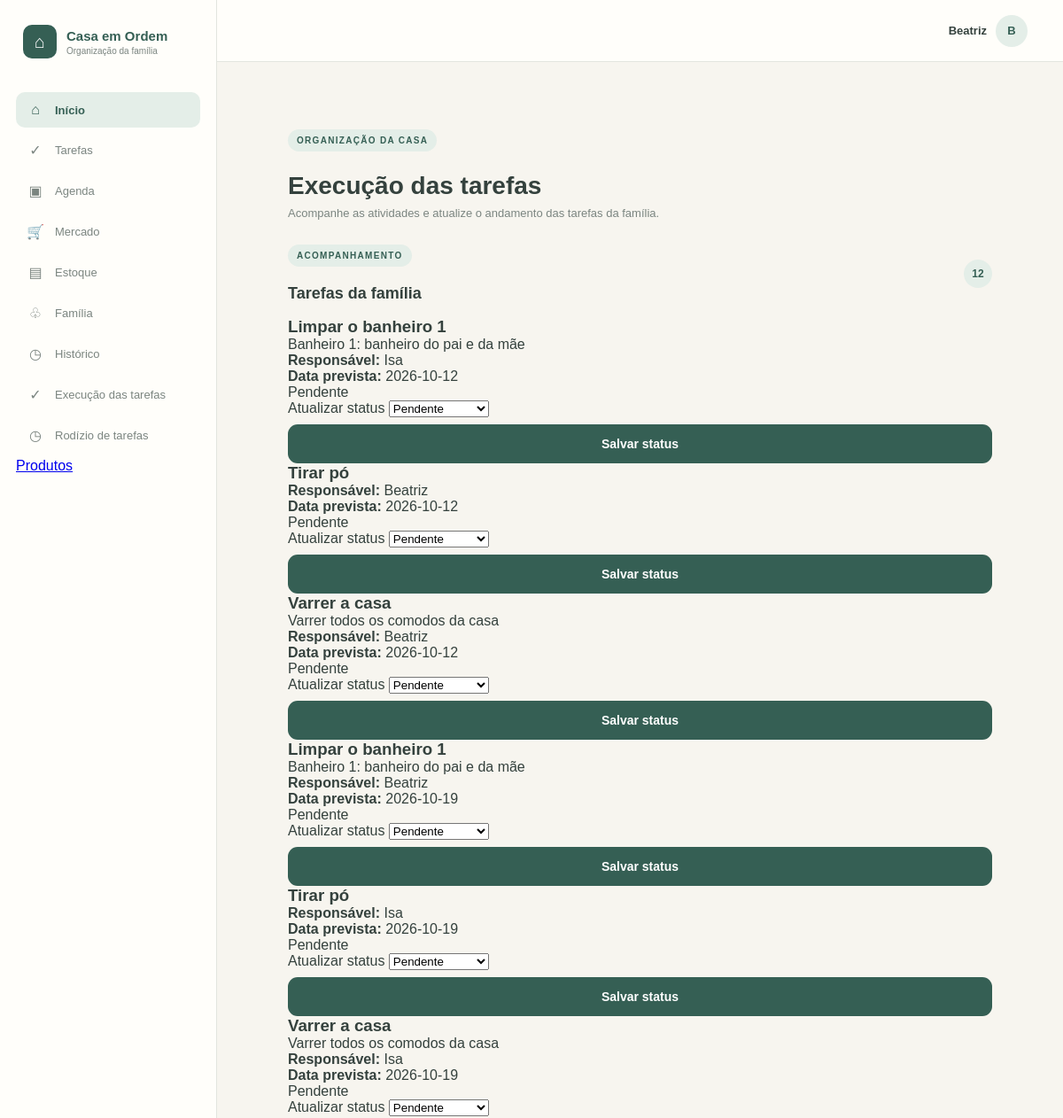
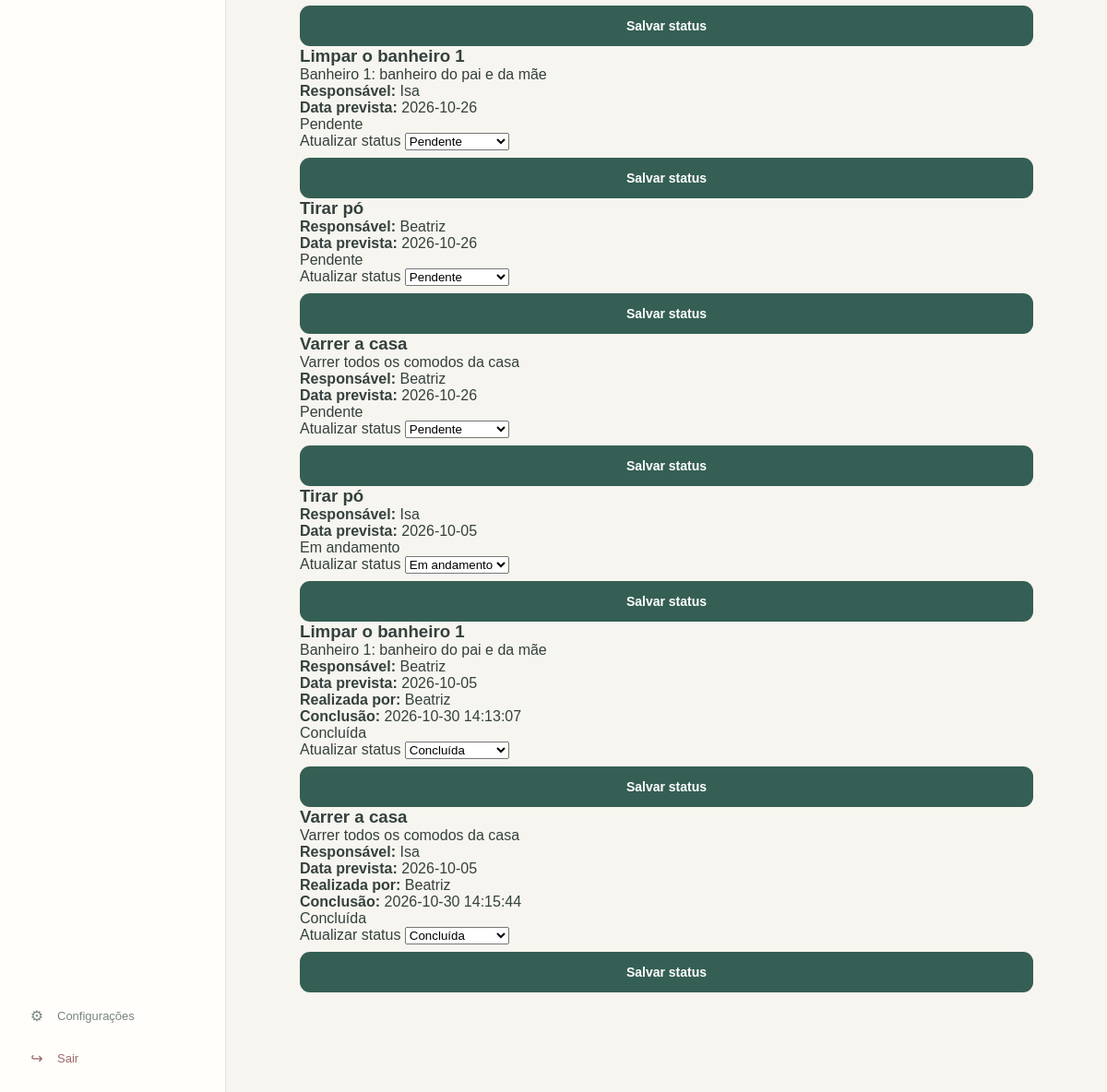
The app's page /tarefas/execucao (signed in) with its own data (2 pictures, top to bottom).
### tables this page shows
CREATE TABLE "USUARIO" (
	"id_usuario"	INTEGER NOT NULL,
	"id_familia"	INTEGER NOT NULL,
	"nome"	TEXT NOT NULL,
	"email"	NUMERIC NOT NULL,
	"senha"	TEXT NOT NULL,
	"foto"	INTEGER,
	"tipo_usuario"	TEXT NOT NULL,
	"ativo"	INTEGER NOT NULL,
	"data_cadastro"	NUMERIC NOT NULL,
	PRIMARY KEY("id_usuario" AUTOINCREMENT),
	FOREIGN KEY("id_familia") REFERENCES "FAMILIA"("id_familia")
);

CREATE TABLE "EXECUCAO_TAREFA" (
	"id_execucao"	INTEGER NOT NULL,
	"id_tarefa"	INTEGER NOT NULL,
	"id_usuario"	INTEGER NOT NULL,
	"id_rodizio"	INTEGER,
	"status"	TEXT NOT NULL,
	"data_inicio"	NUMERIC,
	"data_conclusao"	NUMERIC,
	"observacao"	TEXT,
	"data_prevista"	NUMERIC NOT NULL, id_usuario_realizador INTEGER
            REFERENCES USUARIO(id_usuario),
	PRIMARY KEY("id_execucao"),
	FOREIGN KEY("id_rodizio") REFERENCES "RODIZIO"("id_rodizio"),
	FOREIGN KEY("id_tarefa") REFERENCES "TAREFA"("id_tarefa"),
	FOREIGN KEY("id_usuario") REFERENCES "USUARIO"("id_usuario")
);

CREATE TABLE "TAREFA" (
	"id_tarefa"	INTEGER NOT NULL,
	"id_familia"	INTEGER NOT NULL,
	"id_usuario_criador"	INTEGER NOT NULL,
	"nome"	TEXT NOT NULL,
	"descricao"	TEXT,
	"tipo"	TEXT NOT NULL,
	"participa_rodizio"	INTEGER NOT NULL,
	"peso"	REAL NOT NULL,
	"ativa"	INTEGER NOT NULL,
	"data_cadastro"	NUMERIC NOT NULL,
	PRIMARY KEY("id_tarefa"),
	FOREIGN KEY("id_familia") REFERENCES "FAMILIA"("id_familia"),
	FOREIGN KEY("id_usuario_criador") REFERENCES "USUARIO"("id_usuario")
);

### app.py (the view)
@app.route("/tarefas/execucao")
def execucao_tarefas():
    if "id_usuario" not in session:
        return redirect(url_for("login"))
    conexao = conectar_banco()
    try:
        garantir_coluna_realizador(conexao)
        conexao.commit()
        execucoes = conexao.execute("""
            SELECT
                e.id_execucao,
                e.status,
                e.data_inicio,
                e.data_conclusao,
                e.data_prevista,
                e.observacao,

                t.nome AS nome_tarefa,
                t.descricao AS descricao_tarefa,

                responsavel.nome AS nome_responsavel,
                realizador.nome AS nome_realizador

            FROM EXECUCAO_TAREFA e

            INNER JOIN TAREFA t
                ON e.id_tarefa = t.id_tarefa

            LEFT JOIN USUARIO responsavel
                ON e.id_usuario = responsavel.id_usuario

            LEFT JOIN USUARIO realizador
                ON e.id_usuario_realizador = realizador.id_usuario

            WHERE t.id_familia = ?

            ORDER BY
                CASE e.status
                    WHEN 'PENDENTE' THEN 1
                    WHEN 'EM_ANDAMENTO' THEN 2
                    WHEN 'CONCLUIDA' THEN 3
                    ELSE 4
                END,
                e.data_prevista
        """, (session["id_familia"],)).fetchall()
    except sqlite3.Error as erro:
        print("Erro ao buscar execuções:", erro)
        flash("Não foi possível carregar as tarefas.")
        execucoes = []
    finally:
        conexao.close()
    return render_template(
        "execucao_tarefas.html",
        execucoes=execucoes
    )

### app.py (called while the page is built)
def conectar_banco():
    conexao = sqlite3.connect(
        DATABASE,
        timeout=10
    )
    conexao.row_factory = sqlite3.Row
    conexao.execute("PRAGMA busy_timeout = 10000")
    conexao.execute("PRAGMA foreign_keys = ON")
    return conexao

def garantir_coluna_realizador(conexao):
    colunas = conexao.execute(
        "PRAGMA table_info(EXECUCAO_TAREFA)"
    ).fetchall()
    nomes_colunas = [coluna["name"] for coluna in colunas]
    if "id_usuario_realizador" not in nomes_colunas:
        conexao.execute("""
            ALTER TABLE EXECUCAO_TAREFA
            ADD COLUMN id_usuario_realizador INTEGER
            REFERENCES USUARIO(id_usuario)
        """)

### templates/execucao_tarefas.html (shortened to what this page needs)
{% extends "base.html" %}
{% block content %}
<div class="pagina">
    <div class="cabecalho-pagina">
        <div>
            <span class="etiqueta">ORGANIZAÇÃO DA CASA</span>
            <h1>Execução das tarefas</h1>
            <p>
                Acompanhe as atividades e atualize o andamento
                das tarefas da família.
            </p>
        </div>
    </div>
    <div class="secao-familia">
        <div class="titulo-secao">
            <div>
                <span class="etiqueta">ACOMPANHAMENTO</span>
                <h2>Tarefas da família</h2>
            </div>
            <span class="quantidade-membros">
                {{ execucoes|length }}
            </span>
        </div>
        <div class="lista-execucoes">
            {% for tarefa in execucoes %}
                <div class="card-execucao">
                    <div class="informacoes-execucao">
                        <h3>{{ tarefa["nome_tarefa"] }}</h3>
                        {% if tarefa["descricao_tarefa"] %}
                            <p>{{ tarefa["descricao_tarefa"] }}</p>
                        {% endif %}
                        <p>
                            <strong>Responsável:</strong>
                            {{ tarefa["nome_responsavel"] or "Não definido" }}
                        </p>
                        {% if tarefa["data_prevista"] %}
                            <p>
                                <strong>Data prevista:</strong>
                                {{ tarefa["data_prevista"] }}
                            </p>
                        {% endif %}
                        {% if tarefa["status"] == "CONCLUIDA" %}
                            <p>
                                <strong>Realizada por:</strong>
                                {{ tarefa["nome_realizador"] or "Não identificado" }}
                            </p>
                            <p>
                                <strong>Conclusão:</strong>
                                {{ tarefa["data_conclusao"] }}
                            </p>
                        {% endif %}
                    </div>
                    <div class="status-execucao">
                        {% if tarefa["status"] == "PENDENTE" %}
                            <span class="status-pendente">
                                Pendente
                            </span>
                        {% elif tarefa["status"] == "EM_ANDAMENTO" %}
                            <span class="status-andamento">
                                Em andamento
                            </span>
                        {% elif tarefa["status"] == "CONCLUIDA" %}
                            <span class="status-concluida">
                                Concluída
                            </span>
                        {% endif %}
                    </div>
                    <form
                        method="POST"
                        action="{{ url_for(
                            'atualizar_execucao',
                            id_execucao=tarefa['id_execucao']
                        ) }}"
                        class="form-status"
                    >
                        <label for="status-{{ tarefa['id_execucao'] }}">
                            Atualizar status
                        </label>
                        <select
                            name="status"
                            id="status-{{ tarefa['id_execucao'] }}"
                        >
                            <option
                                value="PENDENTE"
                                {% if tarefa["status"] == "PENDENTE" %}
                                    selected
                                {% endif %}
                            >
                                Pendente
                            </option>
                            <option
                                value="EM_ANDAMENTO"
                                {% if tarefa["status"] == "EM_ANDAMENTO" %}
                                    selected
                                {% endif %}
                            >
                                Em andamento
                            </option>
                            <option
                                value="CONCLUIDA"
                                {% if tarefa["status"] == "CONCLUIDA" %}
                                    selected
                                {% endif %}
                            >
                                Concluída
                            </option>
                        </select>
                        <button type="submit">
                            Salvar status
                        </button>
                    </form>
                </div>
            {% endfor %}
        </div>
    </div>
</div>
{% endblock %}

### templates/base.html (shortened to what this page needs)
<!DOCTYPE html>
<html lang="pt-BR">
<head>
    <link rel="stylesheet" href="{{ url_for('static', filename='css/style.css') }}">
</head>
<body>
    <div class="layout">
        <aside class="menu-lateral">
            <div class="menu-logo">
                <div class="logo-icone">⌂</div>
                <div>
                    <strong>Casa em Ordem</strong>
                    <span>Organização da família</span>
                </div>
            </div>
            <nav class="menu-navegacao">
                <a href="{{ url_for('dashboard') }}" class="menu-item ativo">
                    <span>⌂</span>
                    <span>Início</span>
                </a>
                <a href="{{ url_for('tarefas') }}" class="menu-item">
                    <span>✓</span>
                    <span>Tarefas</span>
                </a>
                <a href="#" class="menu-item">
                    <span>▣</span>
                    <span>Agenda</span>
                </a>
                <a href="{{ url_for('mercado') }}" class="menu-item">
                    <span>🛒</span>
                    <span>Mercado</span>
                </a>
                <a href="{{ url_for('estoque') }}" class="menu-item">
                    <span>▤</span>
                    <span>Estoque</span>
                </a>
                <a href="{{ url_for('familia') }}" class="menu-item">
                    <span>♧</span>
                    <span>Família</span>
                </a>
                <a href="#" class="menu-item">
                    <span>◷</span>
                    <span>Histórico</span>
                </a>
                <a href="{{ url_for('execucao_tarefas') }}" class="menu-item">
                    <span>✓</span>
                    <span>Execução das tarefas</span>
                </a>
                <a href="{{ url_for('visualizar_rodizio') }}" class="menu-item">
                    <span>◷</span>
                    <span>Rodízio de tarefas</span>
                </a>
                <a href="{{ url_for('produtos') }}">
                    Produtos
                </a>
            </nav>
            <div class="menu-final">
                <a href="#" class="menu-item">
                    <span>⚙</span>
                    <span>Configurações</span>
                </a>
                <a href="{{ url_for('logout') }}" class="menu-item sair">
                    <span>↪</span>
                    <span>Sair</span>
                </a>
            </div>
        </aside>
        <main class="conteudo">
            <header class="cabecalho">
                {% if session.get("nome_usuario") %}
                    <a href="{{ url_for('perfil') }}" class="cabecalho-usuario">
                        <span>{{ session["nome_usuario"] }}</span>
                        <div class="avatar">
                            {{ session["nome_usuario"][0]|upper }}
                        </div>
                    </a>
                {% endif %}
            </header>
            <section class="pagina">
                {% block content %}
                {% endblock %}
            </section>
        </main>
    </div>
</body>
</html>

### static/css/style.css (style rules this page uses)
* { margin: 0; padding: 0; box-sizing: border-box; }
:root { --fundo: #f7f5ef; --branco: #fffefa; --verde: #355f54; --verde-claro: #e4eee8; --verde-medio: #cddfd7; --amarelo: #f2cf5b; --texto: #34413d; --texto-suave: #7b8580; --borda: #e3e5df; }
body { font-family: Arial, Helvetica, sans-serif; background-color: var(--fundo); color: var(--texto); }
.logo-icone { width: 38px; height: 38px; display: flex; align-items: center; justify-content: center; background-color: var(--verde); color: white; border-radius: 10px; font-size: 20px; }
.etiqueta { display: inline-block; font-size: 10px; font-weight: 700; letter-spacing: 1.3px; color: var(--verde); background-color: var(--verde-claro); padding: 7px 10px; border-radius: 20px; margin-bottom: 13px; }
button { font-family: inherit; }
button[type="submit"] { width: 100%; display: flex; align-items: center; justify-content: center; gap: 10px; margin-top: 8px; padding: 14px 18px; border: none; border-radius: 11px; background-color: var(--verde); color: white; font-size: 14px; font-weight: 700; cursor: pointer; transition: 0.2s; }
.layout { min-height: 100vh; display: flex; }
.menu-lateral { width: 245px; min-height: 100vh; background-color: var(--branco); border-right: 1px solid var(--borda); padding: 28px 18px; display: flex; flex-direction: column; flex-shrink: 0; }
.menu-logo { display: flex; align-items: center; gap: 11px; padding: 0 8px; margin-bottom: 38px; }
.menu-logo strong { display: block; font-size: 15px; color: var(--verde); }
.menu-logo span { display: block; font-size: 10px; color: var(--texto-suave); margin-top: 3px; }
.menu-navegacao { display: flex; flex-direction: column; gap: 5px; }
.menu-item { display: flex; align-items: center; gap: 12px; padding: 11px 12px; border-radius: 10px; text-decoration: none; color: var(--texto-suave); font-size: 13px; transition: 0.2s; }
.menu-item span:first-child { width: 20px; text-align: center; font-size: 16px; }
.menu-item.ativo { background-color: var(--verde-claro); color: var(--verde); font-weight: 700; }
.menu-final { margin-top: auto; display: flex; flex-direction: column; gap: 5px; }
.menu-item.sair { color: #9b6868; }
.conteudo { flex: 1; min-width: 0; background-color: var(--fundo); }
.cabecalho { height: 70px; display: flex; align-items: center; justify-content: flex-end; padding: 0 40px; background-color: var(--branco); border-bottom: 1px solid var(--borda); }
.cabecalho-usuario { display: flex; align-items: center; gap: 10px; font-size: 13px; font-weight: 700; }
.avatar { width: 36px; height: 36px; display: flex; align-items: center; justify-content: center; background-color: var(--verde-claro); color: var(--verde); border-radius: 50%; font-size: 13px; }
.pagina { width: 100%; max-width: 1250px; margin: 0 auto; padding: 38px 40px 60px; }
.cabecalho-pagina { margin-bottom: 28px; }
.cabecalho-pagina h1 { font-size: 28px; color: var(--texto); margin: 10px 0 7px; }
.cabecalho-pagina p { color: var(--texto-suave); font-size: 13px; }
.secao-familia { margin-top: 10px; }
.titulo-secao { display: flex; align-items: center; justify-content: space-between; margin-bottom: 16px; }
.titulo-secao h2 { font-size: 18px; color: var(--texto); margin-top: 7px; }
.quantidade-membros { width: 32px; height: 32px; display: flex; align-items: center; justify-content: center; background: var(--verde-claro); color: var(--verde); border-radius: 50%; font-size: 12px; font-weight: 700; }
.cabecalho-usuario { display: flex; align-items: center; gap: 10px; color: var(--texto); text-decoration: none; font-size: 13px; font-weight: 700; cursor: pointer; }
.cabecalho-usuario .avatar { transition: 0.2s; }

### records on screen
USUARIO: nome_usuario "Beatriz"
EXECUCAO_TAREFA: nome_tarefa "Limpar o banheiro 1", descricao_tarefa "Banheiro 1: banheiro do pai e da mãe", nome "Isa", data_prevista "2026-10-12", shows "Pendente", status "Pendente"
EXECUCAO_TAREFA: nome_tarefa "Tirar pó", nome "Beatriz", data_prevista "2026-10-12", shows "Pendente", status "Pendente"
EXECUCAO_TAREFA: nome_tarefa "Varrer a casa", descricao_tarefa "Varrer todos os comodos da casa", nome "Beatriz", data_prevista "2026-10-12", shows "Pendente", status "Pendente"
EXECUCAO_TAREFA: nome_tarefa "Limpar o banheiro 1", descricao_tarefa "Banheiro 1: banheiro do pai e da mãe", nome "Beatriz", data_prevista "2026-10-19", shows "Pendente", status "Pendente"
EXECUCAO_TAREFA: nome_tarefa "Tirar pó", nome "Isa", data_prevista "2026-10-19", shows "Pendente", status "Pendente"
EXECUCAO_TAREFA: nome_tarefa "Varrer a casa", descricao_tarefa "Varrer todos os comodos da casa", nome "Isa", data_prevista "2026-10-19", shows "Pendente", status "Pendente"
EXECUCAO_TAREFA: nome_tarefa "Limpar o banheiro 1", descricao_tarefa "Banheiro 1: banheiro do pai e da mãe", nome "Isa", data_prevista "2026-10-26", shows "Pendente", status "Pendente"
EXECUCAO_TAREFA: nome_tarefa "Tirar pó", nome "Beatriz", data_prevista "2026-10-26", shows "Pendente", status "Pendente"
EXECUCAO_TAREFA: nome_tarefa "Varrer a casa", descricao_tarefa "Varrer todos os comodos da casa", nome "Beatriz", data_prevista "2026-10-26", shows "Pendente", status "Pendente"
EXECUCAO_TAREFA: nome_tarefa "Tirar pó", nome "Isa", data_prevista "2026-10-05", shows "Em andamento", status "Em andamento"
EXECUCAO_TAREFA: nome_tarefa "Limpar o banheiro 1", descricao_tarefa "Banheiro 1: banheiro do pai e da mãe", nome "Beatriz", data_prevista "2026-10-05", data_conclusao "2026-10-30 14:13:07", shows "Concluída", status "Concluída"
EXECUCAO_TAREFA: nome_tarefa "Varrer a casa", descricao_tarefa "Varrer todos os comodos da casa", nome "Isa", data_prevista "2026-10-05", nome "Beatriz", data_conclusao "2026-10-30 14:15:44", shows "Concluída", status "Concluída"

### other values on screen
{{ session["nome_usuario"][0]|upper }} "B"
{{ execucoes|length }} "12"
